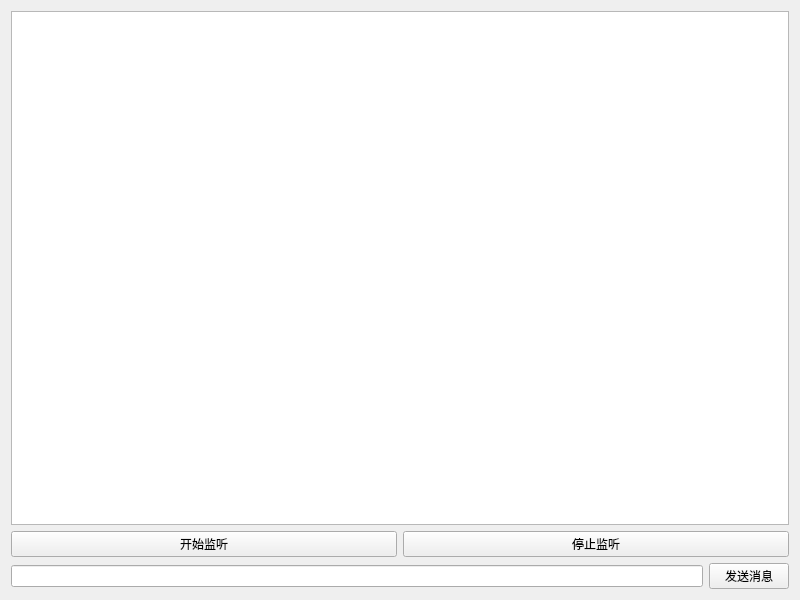
<?xml version="1.0" encoding="UTF-8"?>
<ui version="4.0">
 <class>Widget</class>
 <widget class="QWidget" name="Widget">
  <property name="geometry">
   <rect>
    <x>0</x>
    <y>0</y>
    <width>800</width>
    <height>600</height>
   </rect>
  </property>
  <property name="windowTitle">
   <string>Widget</string>
  </property>
  <layout class="QVBoxLayout" name="verticalLayout">
   <item>
    <widget class="QTextBrowser" name="textBrowser"/>
   </item>
   <item>
    <layout class="QHBoxLayout" name="horizontalLayout">
     <item>
      <widget class="QPushButton" name="pushButton">
       <property name="text">
        <string>开始监听</string>
       </property>
      </widget>
     </item>
     <item>
      <widget class="QPushButton" name="pushButton_2">
       <property name="text">
        <string>停止监听</string>
       </property>
      </widget>
     </item>
    </layout>
   </item>
   <item>
    <layout class="QHBoxLayout" name="horizontalLayout_2">
     <item>
      <widget class="QLineEdit" name="lineEdit"/>
     </item>
     <item>
      <widget class="QPushButton" name="pushButton_3">
       <property name="text">
        <string>发送消息</string>
       </property>
      </widget>
     </item>
    </layout>
   </item>
  </layout>
 </widget>
 <resources/>
 <connections/>
</ui>
